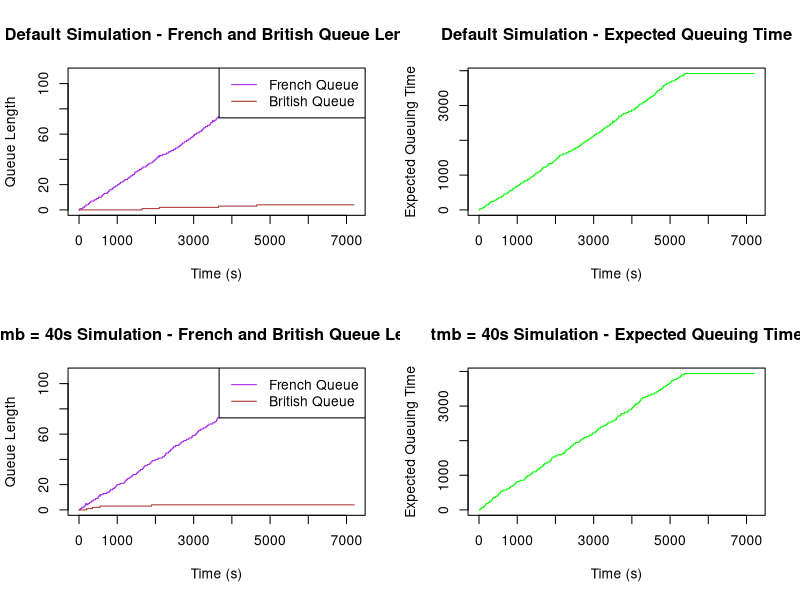

This figure's R source:
#--------------------#
#    Practical 2     #
#--------------------#

# ------- Group Introduction ------- #

# The following members form Group 27:
#   1. Anagha - S2596158 (30%)
#   2. Anjali - S2580177 (37%)
#   3. Navya  - S2602687 (33%)

# Contribution of each member:
# We collectively decided this distribution of questions. Anjali generated the qsim 
# function to obtain nb and nf vectors. Navya generated the qsim function to obtain
# the eq vector and estimated the probability of atleast one car missing the ferry
# departure. Anagha produced the 4-panel plot.

# ------- Overview of the project ------- #

# This practical involves simulating the flow of cars through French 
# and British passport control at a French ferry terminal in the context 
# of managing queues. The simulation is designed to model a 2-hour period 
# before a ferry departure.

# Define a function, qsim, with various parameters to simulate the queue system
qsim <- function(mf,mb,a.rate,trb,trf,tmb,tmf,maxb) {
  # Initialize variables for simulation of 2 hours
  # To track the average French and British queue length at each time step
  # And to track the average expected waiting time for a car at the 
  # start of the french queue for each time step
  simulation_time <- 7200
  check_in_closing_time <- 5400 #Check-in closes 30 min before departure
  nf <- numeric(simulation_time)
  nb <- numeric(simulation_time)
  eq <- numeric(simulation_time)
  total_french_queue <- 0
  total_british_queue <- 0
  french_queues <- rep(0, mf)
  british_queues <- rep(0, mb)
  total_british_cars <- 0
  time <- 0
  
  # Generating a binary vector to represent car arrivals based on the given 
  # arrival rate. This is done with the help of random binomial distribution 
  # function, which will only take 0 and 1 values.
  car_arriving <- c(rbinom(check_in_closing_time, size = 1, prob = a.rate))
  # Identifying the time when a car arrives, i.e. when the above vector is 1
  arrival_time <- which(car_arriving == 1)
  # The total number of cars arriving in the time-window.
  n_cars <- length(arrival_time)
  # The processing time at a British passport station is given by a random time
  # in the uniform distribution between tmb and tmb+trb
  process_time_b <- round(runif(n_cars, min = tmb, max = tmb + trb))
  # Similarly for a French station, it is uniformly distributed between
  # tmf and tmf+trf
  # we are taking a round number because we are simulating over each second
  process_time_f <- round(runif(n_cars, min = tmf, max = tmf + trf))
  #The depart-time from French station 
  depart_time_from_f <- rep(0,n_cars)
  depart_time_from_b <- rep(0,n_cars)
 
  # Iterating through each second in the time simulation period
  for (second in 1:simulation_time) {
    for (i in 1:n_cars) {
      # If the car arrives at this second, then it goes into the french queue
      if (second <= check_in_closing_time) {
        # We have to check if it arrived before the check-in closing time
        if (second == arrival_time[i]) {
          # The car selects the shortest queue by checking the minimum queue length
          french_queues[which.min(french_queues)] <- french_queues[which.min(french_queues)] + 1
          total_french_queue <- total_french_queue + 1 
        }
      }
    }
    
    for (i in 1:mf) {
      if (french_queues[i] > 0) {
        # the car has to wait for other cars in front of the queue to be processed
        depart_time_from_f[i] <- (french_queues[i]-1)*((2*tmf+trf)/2)
        if (second == depart_time_from_f[i]) {
          # Checking if a car can leave the french queue to join the British 
          # queue after it is done processing
          # There is a maximum number of cars, a British queue can hold,
          # which is given by maxb
          if (total_british_cars < maxb) {
            # If the condition is satisfied, car leaves the French queue
            french_queues[i] <- french_queues[i] - 1
            total_french_queue <- total_french_queue - 1
            # and joins the british queue, again by selecting the shortest one
            british_queues[which.min(british_queues)] <- british_queues[which.min(british_queues)] + 1
            total_british_cars <- total_british_cars + 1
            total_british_queue <- total_british_queue + 1
          } else {
            # The depart time from f increases by 1 for every second it has to wait
            depart_time_from_f[i] <- depart_time_from_f[i] + 1
          }
        }
      }
    }
    
    # When the car is processed from a British queue, it can leave the 
    # queue for its ferry ahead
    for (i in 1:mb) {
      if (british_queues[i] > 0) {
        depart_time_from_b[i] <- (british_queues[i]-1)*((2*tmb+trb)/2)
        if (second == depart_time_from_b[i]) {
          british_queues[i] <- british_queues[i] - 1
          total_british_cars <- total_british_cars - 1
          total_british_queue <- total_british_queue - 1
        }
      }
    }
    
    # Here we store the average french queue length at each second
    nf[second] <- round((sum(total_french_queue))/mf, 0)
    # And the average british queue length at each second
    nb[second] <- round((sum(total_british_queue))/mb, 0)
    # We are also storing the average expected waiting time for a car at the 
    # start of the french queue for each second
    eq[second] <- (nf[second]*0.5*(tmf+trf)) +(nb[second]*0.5*(tmb +trb))
  }
  
  # Return results as a list
  result <- list(nf=nf,nb=nb,eq=eq)
  return(result)
}

# Running the simulation
results <- qsim(mf=5,mb=5,a.rate=0.1,trb=40,trf=40,tmb=30,tmf=30,maxb=20)

# 4 panel 2 row, 2 column plot
results_tmb_40 <- qsim(mf=5,mb=5,a.rate=0.1,trb=40,trf=40,tmb=40,tmf=30,maxb = 20)
par(mfrow = c(2, 2))

# Plot 1: French and British queue lengths change over time - Default Simulation
#Using plot() we first plot the change of French queue first
plot(results$nf, type = 'l', xlab = 'Time (s)', ylab = 'Queue Length', main = 'Default Simulation - French and British Queue Length', col = 'purple')
#Now plotting change in British queue length
lines(results$nb, col = 'brown')
legend('topright', legend = c('French Queue', 'British Queue'), col = c('purple', 'brown'), lty = 1)

# Plot 2: Expected queuing time changes over time - Default Simulation
#We use eq vector to plot this
plot(results$eq, type = 'l', xlab = 'Time (s)', ylab = 'Expected Queuing Time', main = 'Default Simulation - Expected Queuing Time', col = 'green')

# Plot 3: French and British queue lengths for the tmb set to 40 seconds simulation
#First plotting change in French Queue length with new tmb=40
plot(results_tmb_40$nf, type = 'l', xlab = 'Time (s)', ylab = 'Queue Length', main = 'tmb = 40s Simulation - French and British Queue Length', col = 'purple')
#Now plotting change in British queue length with new tmb=40
lines(results_tmb_40$nb, col = 'brown')
legend('topright', legend = c('French Queue', 'British Queue'), col = c('purple', 'brown'), lty = 1)

# Plot 4: Expected queuing time changes over time - tmb set to 40 seconds 
plot(results_tmb_40$eq, type = 'l', xlab = 'Time (s)', ylab = 'Expected Queuing Time', main = 'tmb = 40s Simulation - Expected Queuing Time', col = 'green')


# redefining function with 100 runs to calculate the probability of at least one car missing the ferry departure:
probability_sim <- function(mf, mb, a.rate, trb, trf, tmb, tmf, maxb, qsim_running = 100) {
  
  #initializing the variable of number of cars that have missed the ferry departure as zero.
  ferry_missed <- 0
  
  #starting the simulation runs(100)
  for (i in 1:qsim_running) {
    #storing the initial results of the simulation
    result_sim <- qsim(mf, mb, a.rate, trb, trf, tmb, tmf, maxb)
    
    # checking if a car has missed the ferry in each run of the for-loop w.r.t to the simulation results.
    #using the max. function to satisfy the atleast condition 
    #while checking the queues with maximum no. of cars (considering the last car of those in the british queues).
    if (max(result_sim$nb) > 0) {
      #missed(last) car will be counted if the above condition is met.
      ferry_missed <- ferry_missed + 1
    }
  }
  #no. of cars that misses ferry out of 100 simulation runnings.
  probability_sim <- (ferry_missed / qsim_running)
  
  return(probability_sim)
}

# incorporating the defined function into variable 'missed_ferry_probability'.
missed_ferry_probability <- probability_sim(mf = 5, mb = 5, a.rate = 0.1, trb = 40, trf = 40, tmb = 30, tmf = 30, maxb = 20)

#displaying the calculated probability
cat("Probability of at least 1 car missing the ferry departure (for 100 runs consideration):", missed_ferry_probability, "\n")

# Thank you for going through our project. 

#################
#   THANK YOU   #
#################